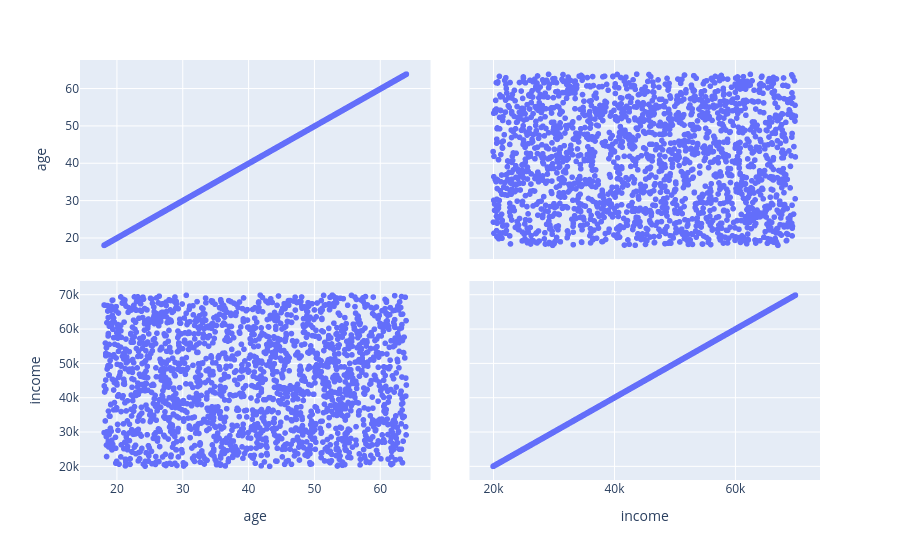

The notebook cell this image was saved under:
### Markdown cell above
#### Gráficos Dinâmicos

### Code cell
grafico = px.scatter_matrix(dataset, dimensions=['age', 'income'])
grafico.show()

### Figure 1 — Plotly figure (JSON) as saved in the notebook; plotly's stock layout.template omitted (floating-point values rounded to 4 significant figures; data arrays with more than 128 entries replaced by an {"elided": "..."} marker saying what was removed)
{"data": [{"dimensions": [{"axis": {"matches": true}, "label": "age", "values": {"elided": "2000 float values"}}, {"axis": {"matches": true}, "label": "income", "values": {"elided": "2000 float values"}}], "hovertemplate": "%{xaxis.title.text}=%{x}<br>%{yaxis.title.text}=%{y}<extra></extra>", "legendgroup": "", "marker": {"color": "#636efa", "symbol": "circle"}, "name": "", "showlegend": false, "type": "splom"}], "layout": {"dragmode": "select", "legend": {"tracegroupgap": 0}, "margin": {"t": 60}}}
